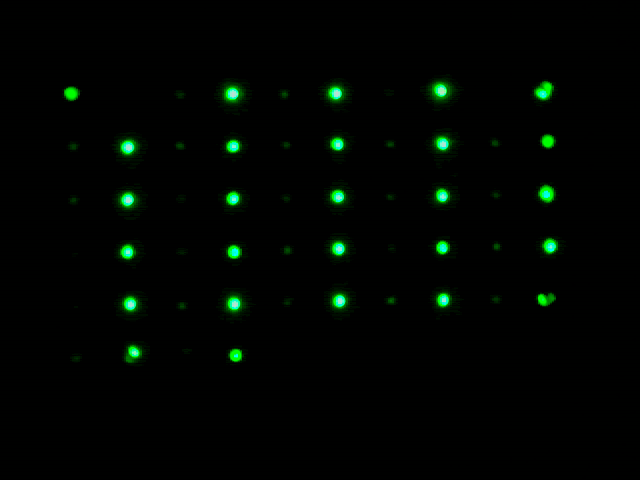
#> input picture Company/test data/2367258900089_LED Green Bottom_20230628190650.jpg, 640 x 480 px, found by its file name
$ python LEDDealer.py
#> lines starting #> are read from the running program, lines starting #| are printed output that depends on the picture; after the words box and inside, x2 and y2 are one past the last pixel; in counts of white or black regions, pixels touching at a corner belong together
import cv2
import numpy as np
from algorithm import closest_pair, calculate_distance

ledpath = r'D:\Qian\Codeing\Tool\LED\test photo\2367258900089_LED Green Bottom_20230628190650.jpg'
# [69 lines left out: functions Led_Selected, Change_Selection_Length, not called in this run]

def Find_Average_Hue(ledpath:str):
    """獲得該圖片V大於51的Hue平均值
    cv2.cvtColor獲得的HSV範圍為:
    H:0~180
    S:0~255
    V:0~255
    Args:
        ledpath (str): LED照片的路徑

    Returns:
        average_h_where_v_gt_50 (int): 平均Hue
    """
    image = cv2.imread(ledpath)
#> image is the input picture: shape (480, 640, 3); mean B, G, R 1.1, 5.1, 0.2
    # Find the average Hue value
    # Convert the original image to HSV
    hsv_image = cv2.cvtColor(image, cv2.COLOR_BGR2HSV)
#> hsv_image: shape (480, 640, 3); mean H, S, V 45.3, 191.6, 5.1
    # Extract the H and V channels
    h_channel = hsv_image[:, :, 0]
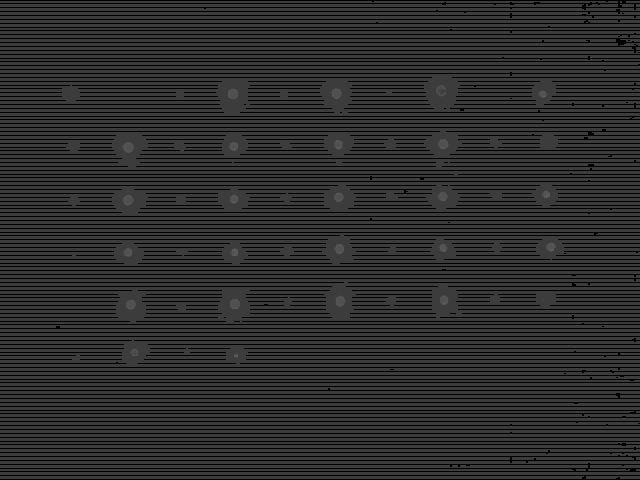
#> h_channel: shape (480, 640); min 0, max 90, mean 45.3
    v_channel = hsv_image[:, :, 2]
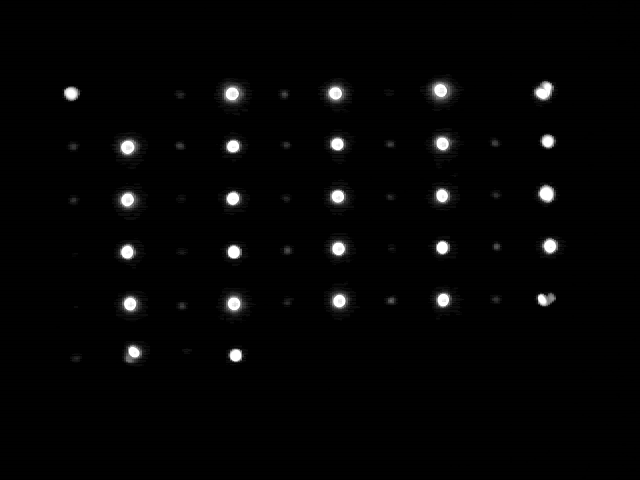
#> v_channel: shape (480, 640); min 0, max 255, mean 5.1

    # Create a mask where V > 50
    v_mask = v_channel > 51
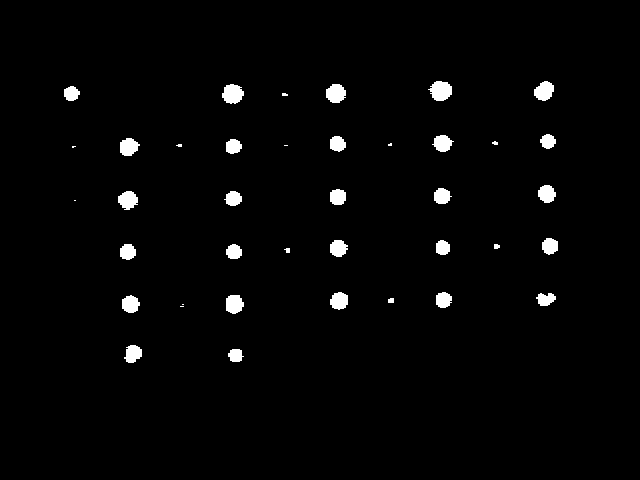
#> v_mask: shape (480, 640) bool; 2.1% white; 39 white regions (9 under 20 px), largest, box (x1, y1, x2, y2) and area: (428, 81, 452, 101) 350, (222, 84, 244, 104) 328, (326, 84, 346, 103) 298

    # Use the mask to select H values where V > 50
    selected_h_values = h_channel[v_mask]
#> selected_h_values = 6410 values, max 90 at index 2416, min 56 at index 638, mean 65.55

    # Compute the average of selected H values
    average_h_where_v_gt_50 = np.mean(selected_h_values)
#> average_h_where_v_gt_50 = 65.55

    # If you want to make sure the result is an integer
    average_h_where_v_gt_50 = int(average_h_where_v_gt_50)
#> average_h_where_v_gt_50 = 65
    return average_h_where_v_gt_50


# [81 lines left out: function LED_SpecCalculate, not called in this run]


if "__main__" == __name__:
    Find_Average_Hue(r"D:\Qian\Codeing\Tool\LED\LEDTTool\test data\2367258900089_LED Green Bottom_20230628190650.jpg")

$ run again, with Company/test data/2367258900089_LED Amber Upper_20230628190655.jpg copied over Company/test data/2367258900089_LED Green Bottom_20230628190650.jpg
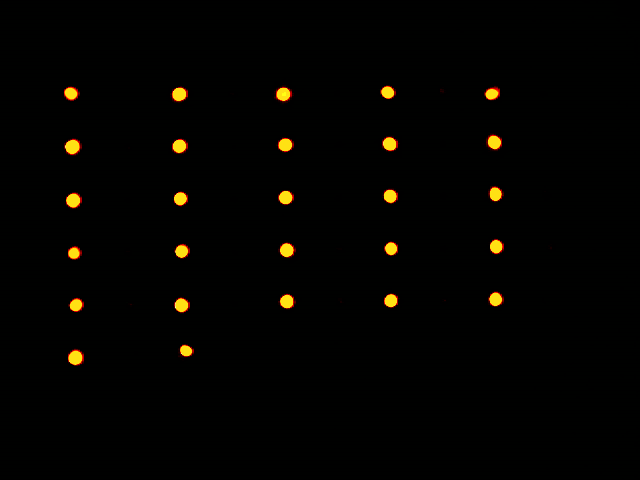
#> input picture Company/test data/2367258900089_LED Amber Upper_20230628190655.jpg, 640 x 480 px, found by its file name
#> in Find_Average_Hue, image is the input picture: shape (480, 640, 3); mean B, G, R 0.2, 3.2, 3.7
#> hsv_image: shape (480, 640, 3); mean H, S, V 42.8, 185.6, 4.4
#> in Find_Average_Hue, `h_channel = hsv_image[:, :, 0]`:
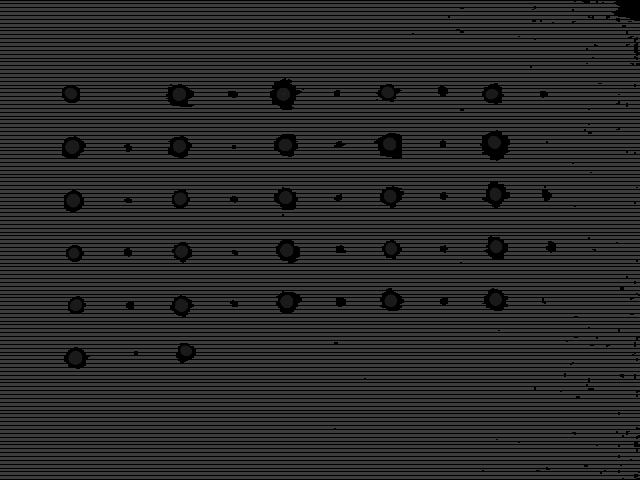
#> h_channel: shape (480, 640); min 0, max 60, mean 42.8
#> in Find_Average_Hue, `v_mask = v_channel > 51`:
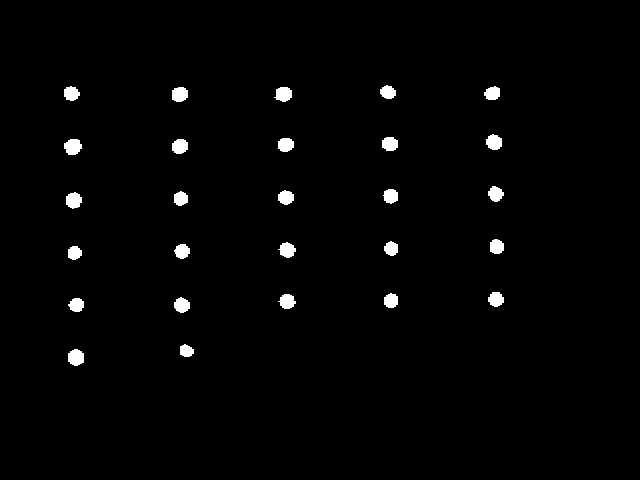
#> v_mask: shape (480, 640) bool; 1.6% white; 27 white regions, largest, box (x1, y1, x2, y2) and area: (64, 139, 82, 155) 224, (68, 349, 84, 366) 218, (66, 192, 82, 209) 206
#> selected_h_values = 4944 values, max 30 at index 374, min 0 at index 0, mean 17.99
#> in Find_Average_Hue, `average_h_where_v_gt_50 = np.mean(selected_h_values)`: average_h_where_v_gt_50 = 17.99
#> in Find_Average_Hue, `average_h_where_v_gt_50 = int(average_h_where_v_gt_50)`: average_h_where_v_gt_50 = 17
